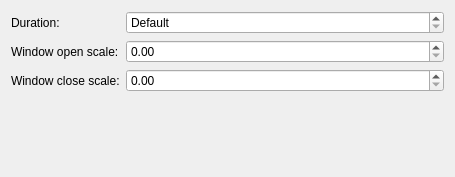
<?xml version="1.0" encoding="UTF-8"?>
<ui version="4.0">
 <class>ScaleEffectConfig</class>
 <widget class="QWidget" name="ScaleEffectConfig">
  <property name="geometry">
   <rect>
    <x>0</x>
    <y>0</y>
    <width>455</width>
    <height>177</height>
   </rect>
  </property>
  <layout class="QFormLayout" name="formLayout">
   <item row="1" column="0">
    <widget class="QLabel" name="label_Duration">
     <property name="text">
      <string>Duration:</string>
     </property>
    </widget>
   </item>
   <item row="1" column="1">
    <widget class="QSpinBox" name="kcfg_Duration">
     <property name="sizePolicy">
      <sizepolicy hsizetype="Expanding" vsizetype="Fixed">
       <horstretch>0</horstretch>
       <verstretch>0</verstretch>
      </sizepolicy>
     </property>
     <property name="specialValueText">
      <string>Default</string>
     </property>
     <property name="suffix">
      <string> milliseconds</string>
     </property>
     <property name="maximum">
      <number>9999</number>
     </property>
     <property name="singleStep">
      <number>5</number>
     </property>
    </widget>
   </item>
   <item row="2" column="0">
    <widget class="QLabel" name="label_InScale">
     <property name="text">
      <string>Window open scale:</string>
     </property>
    </widget>
   </item>
   <item row="3" column="0">
    <widget class="QLabel" name="label_OutScale">
     <property name="text">
      <string>Window close scale:</string>
     </property>
    </widget>
   </item>
   <item row="2" column="1">
    <widget class="QDoubleSpinBox" name="kcfg_InScale">
     <property name="sizePolicy">
      <sizepolicy hsizetype="Expanding" vsizetype="Fixed">
       <horstretch>0</horstretch>
       <verstretch>0</verstretch>
      </sizepolicy>
     </property>
     <property name="maximum">
      <double>9.990000000000000</double>
     </property>
     <property name="singleStep">
      <double>0.050000000000000</double>
     </property>
    </widget>
   </item>
   <item row="3" column="1">
    <widget class="QDoubleSpinBox" name="kcfg_OutScale">
     <property name="sizePolicy">
      <sizepolicy hsizetype="Expanding" vsizetype="Fixed">
       <horstretch>0</horstretch>
       <verstretch>0</verstretch>
      </sizepolicy>
     </property>
     <property name="maximum">
      <double>9.990000000000000</double>
     </property>
     <property name="singleStep">
      <double>0.050000000000000</double>
     </property>
    </widget>
   </item>
  </layout>
 </widget>
 <resources/>
 <connections/>
</ui>
